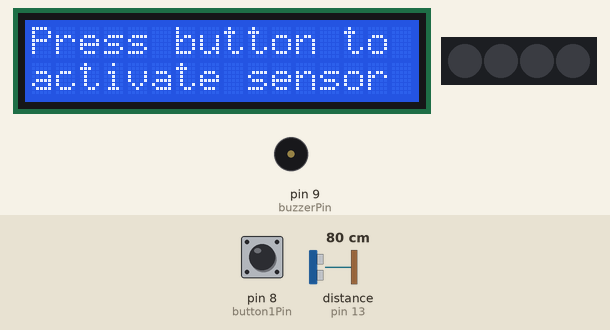
Recording of a sketch running on a simulated Arduino Uno, built with avr-gcc and run on an emulated ATmega328P. Parts: 16×2 character LCD, 4 RGB LEDs in strip order, left to right, buzzer (waves = sounding). The test bench sets the inputs (shaded band); at power-on: pin 8 (button1Pin) LOW, distance to the obstacle (sensor on pin 13) 80 cm. The echo pulse lasts 58.3 µs per cm; dim RGB values are drawn brighter than linear.

Above: at 1.2 s.
1.3 s: pin 8 (button1Pin) pulled HIGH for 0.15 s
At 3.9 s:
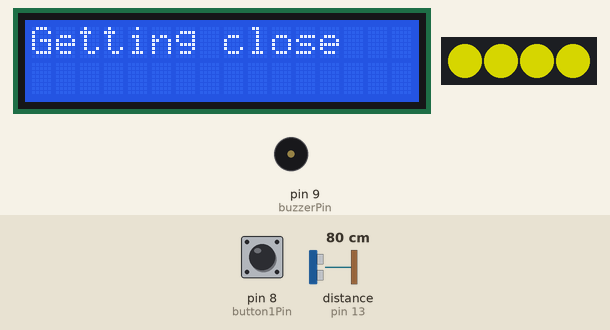
4.3 s: distance to the obstacle (sensor on pin 13) set to 250 cm
At 4.8 s:
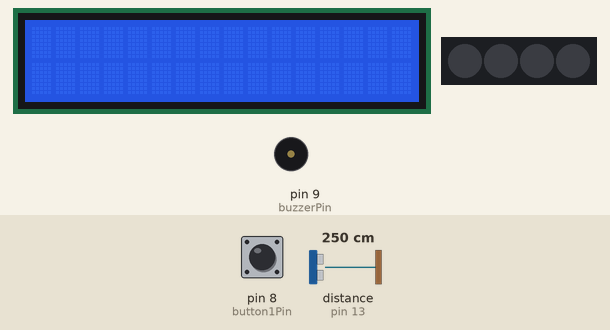
6.0 s: distance to the obstacle (sensor on pin 13) set to 2 cm
At 7.6 s:
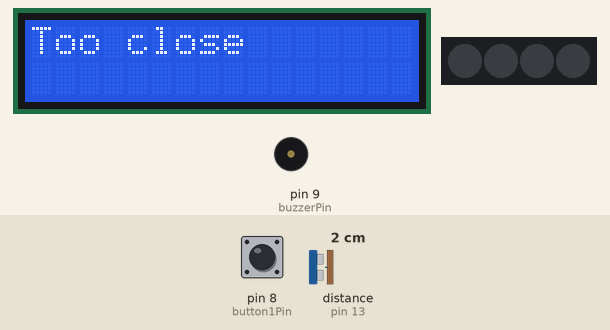
9.0 s: pin 8 (button1Pin) pulled HIGH for 1 s
At 9.9 s:
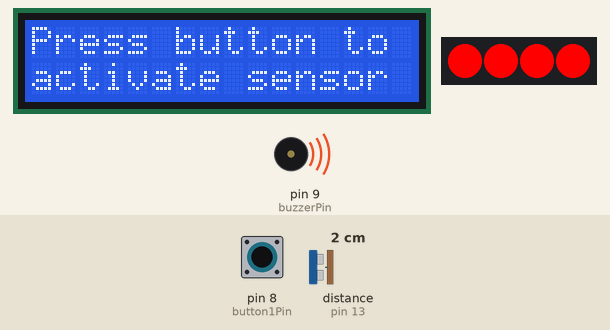
11.5 s: distance to the obstacle (sensor on pin 13) set to 45 cm
At 14.35 s:
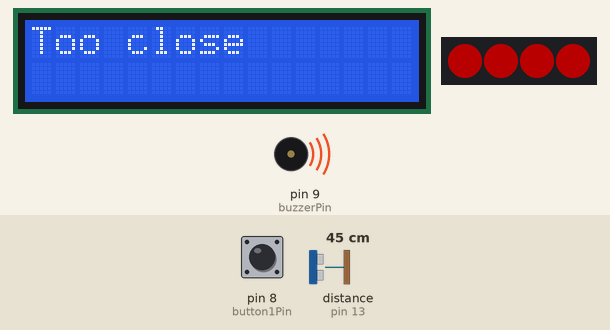
14.5 s: distance to the obstacle (sensor on pin 13) set to 53 cm
At 15.9 s:
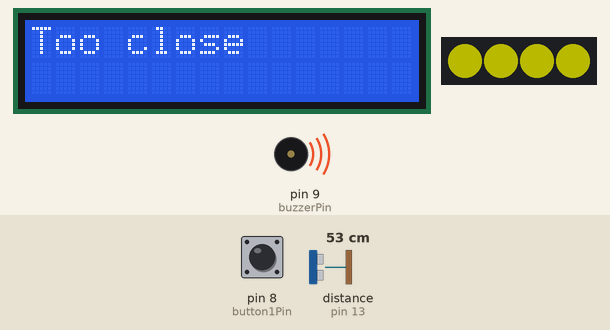
Timing chart, 0 to 18.5 s (numbered marks = the images above; inputs shaded):
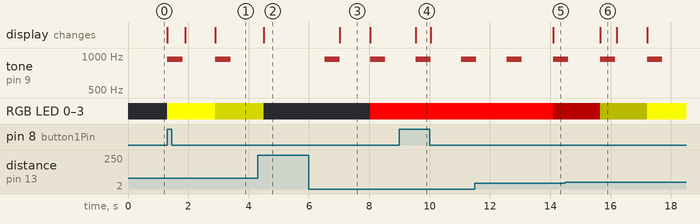

The sketch:

final_project.ino
```cpp
//Alex Vitor Marques Moreira da Cunha
// 09/04/2021
/*A parking sensor that includes sound, LCD message and light
sensor*/
// include the library codes:
#include <LiquidCrystal.h>
#include <Adafruit_NeoPixel.h>

#define PIN_BUTTON 0
#define PIN_READWRITE 6
#define PIN_CONTRAST 12
#define LED_count 4
#define NOTE_AS5 932
// initialize the library with the numbers of the interface pins
LiquidCrystal lcd(5, 4, 3, 2, A4, A5);
int cm; //proximity in cm
int buzzerPin = 9 ; //The buzzerPin is connected to pin 7 of the Arduino.
int lEDPin = 12; // LED is connected to pin 12
int LEDCount = 4; // number of LEDs
bool proximity = false; //defines if sensor if on or off
int button1Pin = 8; //The SW1 button is connect to pin 8 of the Arduino.
Adafruit_NeoPixel strip(LEDCount, lEDPin, NEO_GRB + NEO_KHZ800);


void setup() {
  pinMode(buzzerPin, OUTPUT); //Setup red LED pin as an output pin.
  pinMode(button1Pin, INPUT); //Setup button1 pin as an input pin.
// set up the LCD's number of columns and rows:
  lcd.begin(16, 2);
  strip.begin();           // INITIALIZE NeoPixel strip
  strip.show();            // Turn OFF all pixels ASAP
}

void loop() {
  if(digitalRead(button1Pin) == HIGH){ // turns sensor on and off depending on button press
    proximity = !proximity;
  }

  if(!proximity){ //asks user to press button to turn on sensor
  	lcd.setCursor(0,0);
  	lcd.print("Press button to");
    lcd.setCursor(0,1);
    lcd.print("activate sensor");
  }
  else{
  // measure the ping time in cm
  cm = 0.01723 * readUltrasonicDistance(13, 13);
  controlLightSensor(cm);
  controlSoundSensor(cm);
  controlLCDMessage(cm);
  }
}

//determines the proximity
long readUltrasonicDistance(int triggerPin, int echoPin)
{
  pinMode(triggerPin, OUTPUT);  // Clear the trigger
  digitalWrite(triggerPin, LOW);
  delayMicroseconds(2);
  // Sets the trigger pin to HIGH state for 10 microseconds
  digitalWrite(triggerPin, HIGH);
  delayMicroseconds(10);
  digitalWrite(triggerPin, LOW);
  pinMode(echoPin, INPUT);
  // Reads the echo pin, and returns the sound wave travel time in microseconds
  return pulseIn(echoPin, HIGH);
}

//Changes LED depending on proximity
void controlLightSensor(long distance){
  int brightness;
  int red;
  int green;
  int blue = 0;

  if (distance > 200){ // if distance is over 200 cm no LED light will show
    brightness = 0;
    red = 0;
    green = 0;
  }
  else if(distance >= 100){ //green light for distance over than 100 cm
    brightness = map(distance, 100, 200, 255, 50);
    red = 0;
    green = 255;
  }
  else if(distance >= 50){ //yellow light for distance lower than 100 cm
    brightness = map(distance, 50, 100, 255, 50);
    red = 255;
    green = 255;
  }
  else{ //red light for distance lower than 50 cm
    brightness = map(distance, 0, 50, 255, 50);
    red = 255;
    green = 0;
  }
  for(int i = 0; i < 4; i++){
    strip.setPixelColor(i,red, green, blue);
  }
  strip.begin();           // INITIALIZE NeoPixel strip object (REQUIRED)
  strip.show();            // Turn OFF all pixels ASAP
  strip.setBrightness(brightness);
}

//Sound alarm depending on proximity
void controlSoundSensor(long distance){
  int duration = 500;
  if(distance < 200){
    tone(buzzerPin, NOTE_AS5, duration);
    delay(duration + distance);
  }
}

//shows different messages depending on the proximity
void controlLCDMessage(long distance){
  String message = "";
  lcd.clear();
  if(distance >= 100 && distance < 200){
    message = "Too Far";
  }
  else if(distance >= 50 && distance < 100){
    message = "Getting close";
  }
  else if(distance < 50){
    message = "Too close";
  }
  lcd.setCursor(0,0);
  lcd.print(message);
  delay(1000);
}
```

Measured:
- the behaviour switches between 49 and 50 cm on distance to the obstacle (sensor on pin 13) (found by bisection; images 5 and 6)
- after the input at 1.3 s, tone on pin 9 (buzzerPin): alternates 932 Hz for 0.50 s and silent for 1.1 s, starting at once; RGB LED 0–3: off → RGB(255, 255, 0) at once, → RGB(132, 132, 0) 1.6 s later
- after the input at 4.3 s, tone on pin 9 (buzzerPin): stays silent (without the input it goes to 932 Hz after 0.19 s); RGB LED 0–3: RGB(132, 132, 0) → off after 0.20 s; the display: changes after 0.20 s (image 2)
- after the input at 6.0 s, tone on pin 9 (buzzerPin): alternates 932 Hz for 0.50 s and silent for 1.0 s, starting after 0.52 s; RGB LED 0–3: off → RGB(251, 0, 0) after 2.0 s; the display: changes after 1.0 s (image 3)
- after the input at 9.0 s, the display: changes after 0.53 s (image 4)
- after the input at 11.5 s, RGB LED 0–3: RGB(251, 0, 0) → RGB(71, 0, 0) after 2.6 s
- after the input at 14.5 s, RGB LED 0–3: RGB(71, 0, 0) → RGB(71, 71, 0) after 1.2 s, → RGB(243, 243, 0) 1.6 s later
